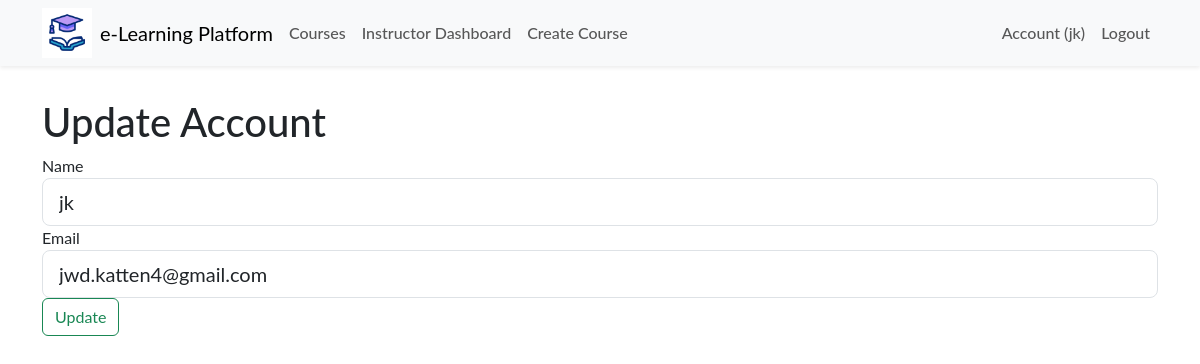
The page /auth/account (signed in) on the database as committed earlier.
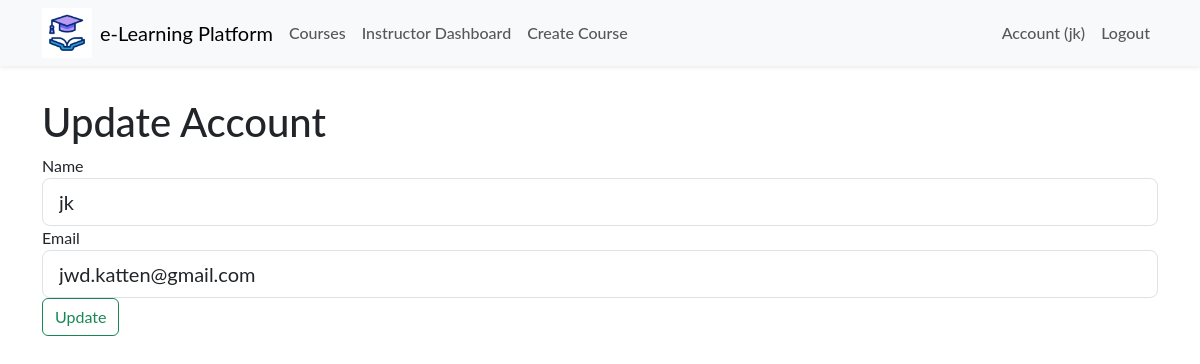
The same page on the database as committed later.
### app/models.py (models this page shows, shortened)
class User(db.Model, UserMixin):
    id = db.Column(db.Integer, primary_key=True)
    name = db.Column(db.String(50), nullable=False)
    email = db.Column(db.String(120), unique=True, nullable=False)
    role = db.Column(db.String(10))  # 'student' or 'instructor'
    password_hash = db.Column(db.String(128), nullable=False)
    created_at = db.Column(db.DateTime, default=datetime.utcnow)

### app/routes/auth.py (the view)
@bp.route("/account", methods=['GET', 'POST'])
@login_required
def account():
    form = UpdateAccountForm()
    if form.validate_on_submit():
        current_user.name = form.name.data
        current_user.email = form.email.data
        print('hi')
        db.session.commit()
        flash('Your account has been updated!', 'success')
        return redirect(url_for('auth.account'))
    elif request.method == 'GET':
        form.name.data = current_user.name
        form.email.data = current_user.email
    return render_template('account.html', form=form)

### app/routes/auth.py (shortened to what this page needs)
class UpdateAccountForm(FlaskForm):
    name = StringField('Name', validators=[DataRequired()])
    email = StringField('Email', validators=[DataRequired(), Email()])
    submit = SubmitField('Register')

### app/__init__.py (called while the page is built)
def create_app(config_class='config.Config'):
    app = Flask(__name__)
    app.config.from_object(config_class)
    db.init_app(app)
    migrate.init_app(app, db)
    login_manager.init_app(app)
    login_manager.login_view = 'auth.login'
    mail.init_app(app)
    from .models import User
    @login_manager.user_loader
    def load_user(user_id):
        return User.query.get(int(user_id))
    from .routes.main import bp as main_bp
    from .routes.auth import bp as auth_bp
    from .routes.course import bp as course_bp
    app.register_blueprint(main_bp)
    app.register_blueprint(auth_bp)
    app.register_blueprint(course_bp)
    return app

### app/templates/account.html (shortened to what this page needs)
{% extends "layout.html" %}
{% block content %}
    <h1 class="mt-4">Update Account</h1>
    <form method="POST" action="">
        <div class="form-group">
            {{ form.name.label(class="form-control-label") }}
            {{ form.name(class="form-control form-control-lg") }}
        </div>
        <div class="form-group">
            {{ form.email.label(class="form-control-label") }}
            {% if form.email.errors %}
              {{ form.email(class="form-control form-control-lg is-invalid") }}
              <div class="invalid-feedback">
                  {% for error in form.email.errors %}
                      <span>{{ error }}</span>
                  {% endfor %}
              </div>
        {% else %}
            {{ form.email(class="form-control form-control-lg") }}
        {% endif %}
        </div>
        <button type="submit" class="btn btn-outline-success">Update</button>
    </form>
{% endblock content %}

### app/templates/layout.html (shortened to what this page needs)
<!DOCTYPE html>
<html lang="en">
  <head>
    <link href="https://cdn.jsdelivr.net/npm/bootstrap@5.3.3/dist/css/bootstrap.min.css" rel="stylesheet" />
    <link rel="stylesheet" href="{{ url_for('static', filename='css/main.css') }}" />
  </head>
  <body>
    <nav class="navbar navbar-expand-lg navbar-light bg-light shadow-sm sticky-top">
      <div class="container">
        <img width="50px" src="{{ url_for('static', filename='/img/icone.gif') }}" alt="">
        <a class="navbar-brand mx-2" href="{{ url_for('main.index') }}">e-Learning Platform</a>
        <div class="collapse navbar-collapse" id="navbarNav">
          <ul class="navbar-nav me-auto mb-2 mb-lg-0">
            <li class="nav-item">
              <a class="nav-link" href="{{ url_for('course.list_courses') }}">Courses</a>
            </li>
            {% if current_user.is_authenticated %}
              {% if current_user.role == 'instructor' %}
              <li class="nav-item">
                <a class="nav-link" href="{{ url_for('course.instructor_dashboard') }}">Instructor Dashboard</a>
              </li>
              <li class="nav-item">
                <a class="nav-link" href="{{ url_for('course.create_course') }}">Create Course</a>
              </li>
              {% elif current_user.role == 'student' %}
              <li class="nav-item">
                <a class="nav-link" href="{{ url_for('course.student_dashboard') }}">Student Dashboard</a>
              </li>
              {% endif %}
            {% endif %}
          </ul>
          <ul class="navbar-nav ms-auto">
            {% if current_user.is_authenticated %}
            <li class="nav-item">
              <a class="nav-link" href="{{ url_for('auth.account') }}">Account ({{ current_user.name }})</a>
            </li>
            <li class="nav-item">
              <a class="nav-link" href="{{ url_for('auth.logout') }}">Logout</a>
            </li>
            {% endif %}
          </ul>
        </div>
      </div>
    </nav>
    <div class="container mt-2">{% include 'flash_msg.html' %} {% block content %}{% endblock %}</div>
  </body>
</html>

### app/static/css/main.css (style rules this page uses)
:root { --vert: #7b9b2b; --roze: #fc83cd33; }
* { font-family: 'Lato', sans-serif; }
.nav-link { font-weight: 500; position: relative; border: none; }
@media (min-width: 768px) { .nav-link { font-size: 1rem; } }
@media (min-width: 768px) { .nav-link::before { content: ''; position: absolute; bottom: 0; left: 50%; transform: translatex(-50%); width: 0%; height: 2px; background-color: var(--vert); visibility: hidden; transition: 0.3s ease-in-out; } }

Rows that differ between the two databases and show on the page:
changed User "jk": email "jwd.katten4@gmail.com" → "jwd.katten@gmail.com"
